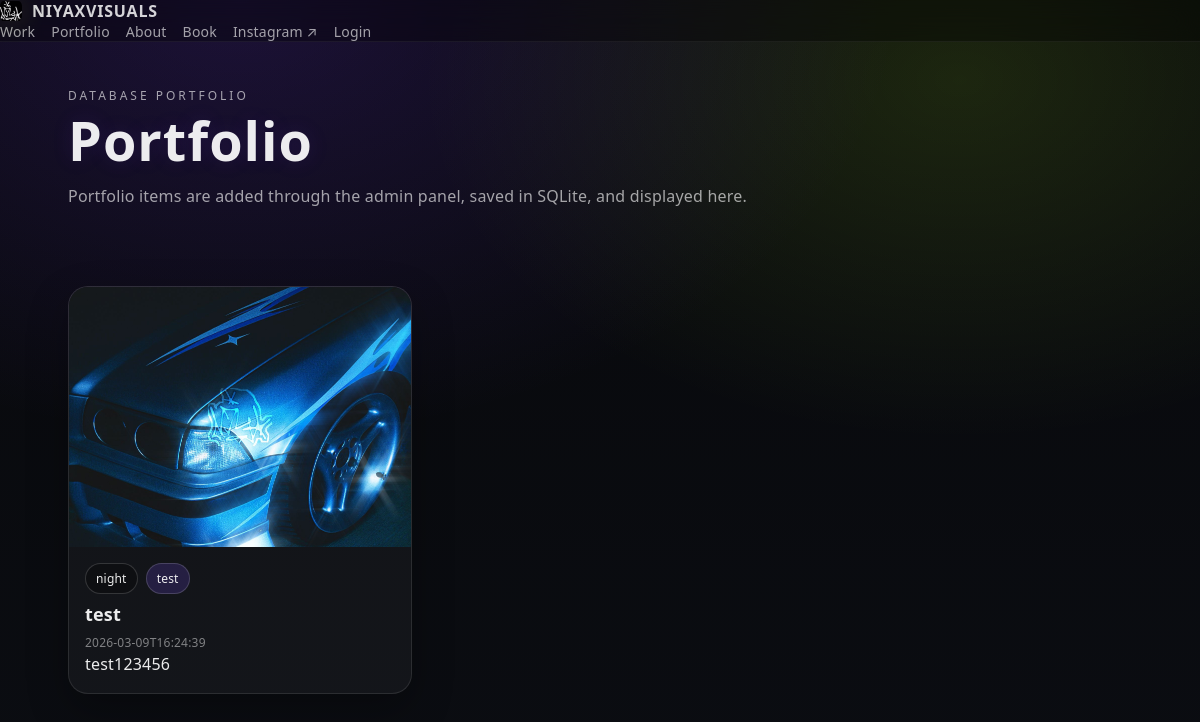
Page /portfolio on the earlier database version.
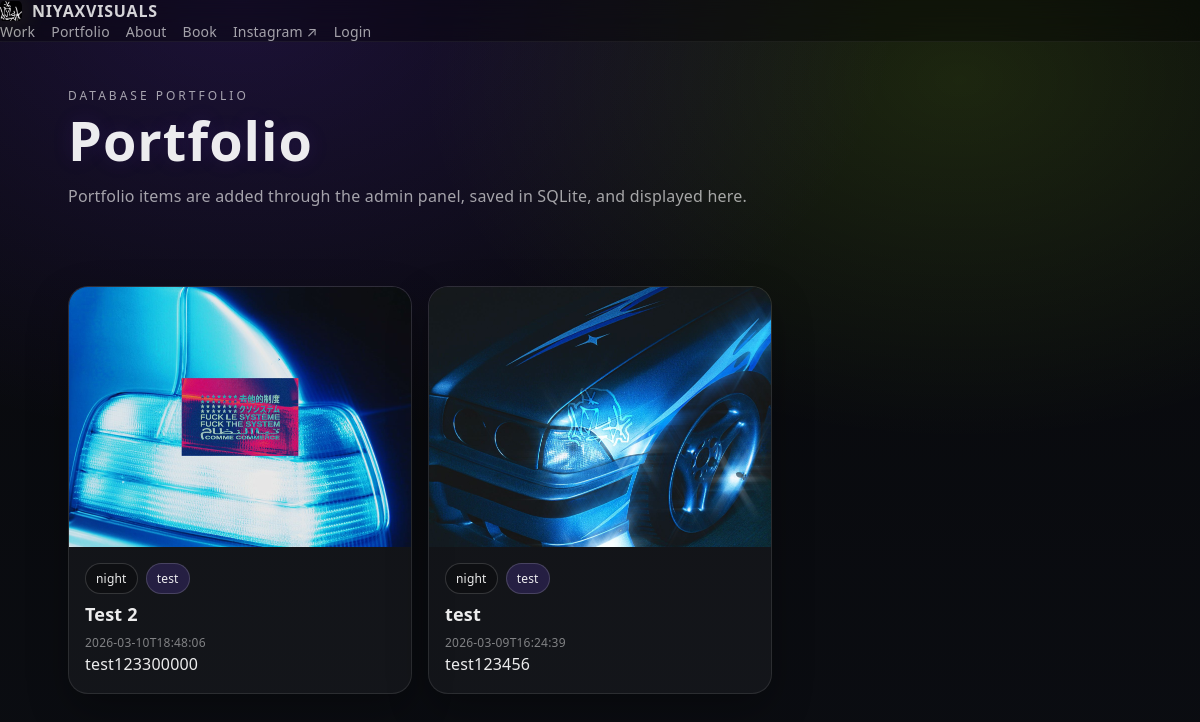
Same page on the later database version.
### tables this page shows
CREATE TABLE portfolio (
  id INTEGER PRIMARY KEY AUTOINCREMENT,
  created_at TEXT NOT NULL,
  title TEXT NOT NULL,
  category TEXT NOT NULL,
  event_name TEXT,
  description TEXT NOT NULL,
  image_filename TEXT NOT NULL
);

### app.py (the view)
@app.get("/portfolio")
def portfolio():
    items = list_portfolio_items()
    return render_template("portfolio.html", items=items)

### db.py (called while the page is built)
def get_conn() -> sqlite3.Connection:
    DB_PATH.parent.mkdir(parents=True, exist_ok=True)
    conn = sqlite3.connect(DB_PATH)
    conn.row_factory = sqlite3.Row
    return conn

def list_portfolio_items():
    with get_conn() as conn:
        return conn.execute(
            "SELECT * FROM portfolio ORDER BY id DESC"
        ).fetchall()

### templates/portfolio.html (shortened to what this page needs)
{% extends "base.html" %}
{% block content %}
<section class="section">
  <div class="inner">
    <p class="kicker">DATABASE PORTFOLIO</p>
    <h1>Portfolio</h1>
    <p class="lead">
      Portfolio items are added through the admin panel, saved in SQLite, and displayed here.
    </p>
  </div>
</section>
<section class="section">
  <div class="inner">
    <div class="portfolio-grid">
      {% for item in items %}
      <article class="portfolio-card">
        <div class="portfolio-card__image">
          <img src="{{ url_for('static', filename='uploads/' ~ item['image_filename']) }}" alt="{{ item['title'] }}">
        </div>
        <div class="portfolio-card__body">
          <div class="p-tags">
            <span class="tag">{{ item['category'] }}</span>
            {% if item['event_name'] %}
              <span class="tag tag2">{{ item['event_name'] }}</span>
            {% endif %}
          </div>
          <h3>{{ item['title'] }}</h3>
          <p class="muted small">{{ item['created_at'] }}</p>
          <p>{{ item['description'] }}</p>
        </div>
      </article>
      {% endfor %}
    </div>
  </div>
</section>
{% endblock %}

Differences in the rows shown:
added portfolio: image_filename (picture), category "night", event_name "test", title "Test 2", created_at "2026-03-10T18:48:06", description "test123300000"
